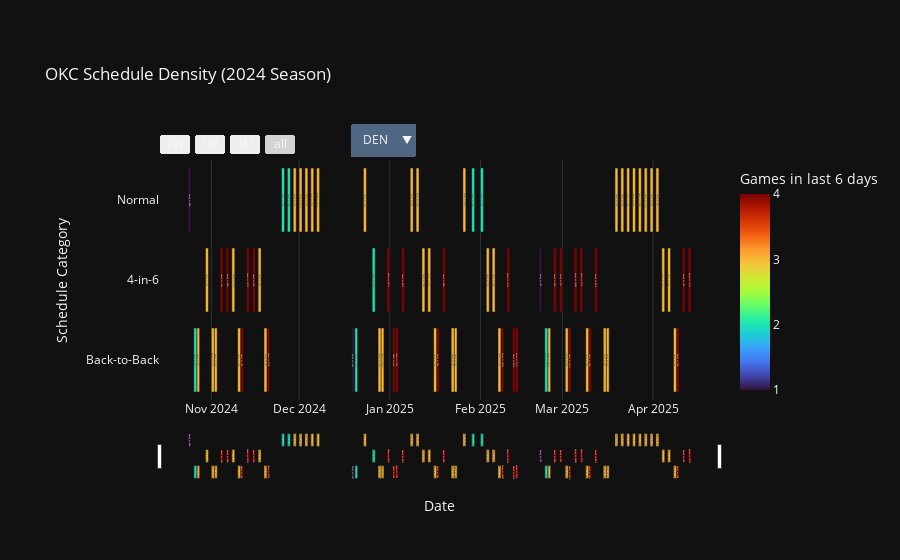

This figure's notebook cell:
### Markdown cell above
Using my tool, we can easily identify the best and worst part of a team's schedule, and make rotation plan accordingly.
Let's use OKC's 2024-2025 season as example:

### Code cell
fig = schedule_gantt_plot(
    df=draft_schedule,
    season=2024, default_team = 'OKC'
)
fig

### Figure 1 — Plotly figure (JSON) as saved in the notebook; plotly's stock layout.template omitted (floating-point values rounded to 4 significant figures; data arrays with more than 128 entries replaced by an {"elided": "..."} marker saying what was removed)
{"data": [{"base": ["2025-04-13T00:00:00.000000000", "2025-04-11T00:00:00.000000000", "2025-04-09T00:00:00.000000000", "2025-04-08T00:00:00.000000000", "2025-04-06T00:00:00.000000000", "2025-04-04T00:00:00.000000000", "2025-04-02T00:00:00.000000000", "2025-03-31T00:00:00.000000000", "2025-03-29T00:00:00.000000000", "2025-03-27T00:00:00.000000000", "2025-03-25T00:00:00.000000000", "2025-03-23T00:00:00.000000000", "2025-03-21T00:00:00.000000000", "2025-03-19T00:00:00.000000000", "2025-03-16T00:00:00.000000000", "2025-03-15T00:00:00.000000000", "2025-03-12T00:00:00.000000000", "2025-03-10T00:00:00.000000000", "2025-03-09T00:00:00.000000000", "2025-03-07T00:00:00.000000000", "2025-03-05T00:00:00.000000000", "2025-03-03T00:00:00.000000000", "2025-03-02T00:00:00.000000000", "2025-02-28T00:00:00.000000000", "2025-02-26T00:00:00.000000000", "2025-02-24T00:00:00.000000000", "2025-02-23T00:00:00.000000000", "2025-02-21T00:00:00.000000000", "2025-02-13T00:00:00.000000000", "2025-02-12T00:00:00.000000000", "2025-02-10T00:00:00.000000000", "2025-02-08T00:00:00.000000000", "2025-02-07T00:00:00.000000000", "2025-02-05T00:00:00.000000000", "2025-02-03T00:00:00.000000000", "2025-02-01T00:00:00.000000000", "2025-01-29T00:00:00.000000000", "2025-01-26T00:00:00.000000000", "2025-01-23T00:00:00.000000000", "2025-01-22T00:00:00.000000000", "2025-01-19T00:00:00.000000000", "2025-01-17T00:00:00.000000000", "2025-01-16T00:00:00.000000000", "2025-01-14T00:00:00.000000000", "2025-01-12T00:00:00.000000000", "2025-01-10T00:00:00.000000000", "2025-01-08T00:00:00.000000000", "2025-01-05T00:00:00.000000000", "2025-01-03T00:00:00.000000000", "2025-01-02T00:00:00.000000000", "2024-12-31T00:00:00.000000000", "2024-12-29T00:00:00.000000000", "2024-12-28T00:00:00.000000000", "2024-12-26T00:00:00.000000000", "2024-12-23T00:00:00.000000000", "2024-12-20T00:00:00.000000000", "2024-12-19T00:00:00.000000000", "2024-12-07T00:00:00.000000000", "2024-12-05T00:00:00.000000000", "2024-12-03T00:00:00.000000000", "2024-12-01T00:00:00.000000000", "2024-11-29T00:00:00.000000000", "2024-11-27T00:00:00.000000000", "2024-11-25T00:00:00.000000000", "2024-11-20T00:00:00.000000000", "2024-11-19T00:00:00.000000000", "2024-11-17T00:00:00.000000000", "2024-11-15T00:00:00.000000000", "2024-11-13T00:00:00.000000000", "2024-11-11T00:00:00.000000000", "2024-11-10T00:00:00.000000000", "2024-11-08T00:00:00.000000000", "2024-11-06T00:00:00.000000000", "2024-11-04T00:00:00.000000000", "2024-11-02T00:00:00.000000000", "2024-11-01T00:00:00.000000000", "2024-10-30T00:00:00.000000000", "2024-10-27T00:00:00.000000000", "2024-10-26T00:00:00.000000000", "2024-10-24T00:00:00.000000000"], "customdata": {"elided": "80x8 mixed values"}, "hovertemplate": "gamedate=%{customdata[0]}<br>home_away=%{customdata[1]}<br>opponent=%{customdata[2]}<br>rest_days=%{customdata[3]}<br>b2b=%{customdata[4]}<br>4in6=%{customdata[5]}<br>games_last6=%{marker.color}<extra></extra>", "insidetextanchor": "start", "legendgroup": "", "marker": {"color": [4, 4, 4, 3, 3, 3, 3, 3, 3, 3, 3, 3, 3, 3, 3, 3, 4, 4, 3, 4, 4, 4, 3, 4, 4, 3, 2, 1, 4, 4, 4, 4, 3, 3, 3, 2, 2, 3, 3, 3, 4, 4, 3, 3, 3, 3, 3, 4, 4, 4, 4, 3, 3, 2, 3, 2, 1, 3, 3, 3, 3, 3, 2, 2, 4, 3, 3, 4, 4, 4, 3, 3, 4, 4, 3, 3, 3, 3, 2, 1], "coloraxis": "coloraxis", "pattern": {"shape": ""}}, "name": "", "orientation": "h", "showlegend": false, "text": ["Away vs NOP", "Away vs UTA", "Away vs PHX", "Home vs LAL", "Home vs LAL", "Away vs HOU", "Home vs DET", "Home vs CHI", "Home vs IND", "Home vs MEM", "Away vs SAC", "Away vs LAC", "Home vs CHA", "Home vs PHI", "Away vs MIL", "Away vs DET", "Away vs BOS", "Home vs DEN", "Home vs DEN", "Home vs POR", "Away vs MEM", "Home vs HOU", "Away vs SAS", "Away vs ATL", "Away vs BKN", "Home vs MIN", "Away vs MIN", "Away vs UTA", "Away vs MIN", "Home vs MIA", "Home vs NOP", "Away vs MEM", "Home vs TOR", "Home vs PHX", "Home vs MIL", "Home vs SAC", "Away vs GSW", "Away vs POR", "Home vs DAL", "Home vs UTA", "Home vs BKN", "Away vs DAL", "Home vs CLE", "Away vs PHI", "Away vs WAS", "Away vs NYK", "Away vs CLE", "Home vs BOS", "Home vs NYK", "Home vs LAC", "Home vs MIN", "Home vs MEM", "Away vs CHA", "Away vs IND", "Home vs WAS", "Away vs MIA", "Away vs ORL", "Away vs NOP", "Away vs TOR", "Home vs UTA", "Away vs HOU", "Away vs LAL", "Away vs GSW", "Away vs SAC", "Home vs POR", "Away vs SAS", "Home vs DAL", "Home vs PHX", "Home vs NOP", "Home vs LAC", "Home vs GSW", "Home vs HOU", "Away vs DEN", "Home vs ORL", "Away vs LAC", "Away vs POR", "Home vs SAS", "Home vs ATL", "Away vs CHI", "Away vs DEN"], "textposition": "inside", "x": [86400000, 86400000, 86400000, 86400000, 86400000, 86400000, 86400000, 86400000, 86400000, 86400000, 86400000, 86400000, 86400000, 86400000, 86400000, 86400000, 86400000, 86400000, 86400000, 86400000, 86400000, 86400000, 86400000, 86400000, 86400000, 86400000, 86400000, 86400000, 86400000, 86400000, 86400000, 86400000, 86400000, 86400000, 86400000, 86400000, 86400000, 86400000, 86400000, 86400000, 86400000, 86400000, 86400000, 86400000, 86400000, 86400000, 86400000, 86400000, 86400000, 86400000, 86400000, 86400000, 86400000, 86400000, 86400000, 86400000, 86400000, 86400000, 86400000, 86400000, 86400000, 86400000, 86400000, 86400000, 86400000, 86400000, 86400000, 86400000, 86400000, 86400000, 86400000, 86400000, 86400000, 86400000, 86400000, 86400000, 86400000, 86400000, 86400000, 86400000], "xaxis": "x", "y": ["4-in-6", "4-in-6", "Back-to-Back", "Back-to-Back", "4-in-6", "4-in-6", "Normal", "Normal", "Normal", "Normal", "Normal", "Normal", "Normal", "Normal", "Back-to-Back", "Back-to-Back", "4-in-6", "Back-to-Back", "Back-to-Back", "4-in-6", "4-in-6", "Back-to-Back", "Back-to-Back", "4-in-6", "4-in-6", "Back-to-Back", "Back-to-Back", "4-in-6", "Back-to-Back", "Back-to-Back", "4-in-6", "Back-to-Back", "Back-to-Back", "4-in-6", "4-in-6", "Normal", "Normal", "Normal", "Back-to-Back", "Back-to-Back", "4-in-6", "Back-to-Back", "Back-to-Back", "4-in-6", "4-in-6", "Normal", "Normal", "4-in-6", "Back-to-Back", "Back-to-Back", "4-in-6", "Back-to-Back", "Back-to-Back", "4-in-6", "Normal", "Back-to-Back", "Back-to-Back", "Normal", "Normal", "Normal", "Normal", "Normal", "Normal", "Normal", "Back-to-Back", "Back-to-Back", "4-in-6", "4-in-6", "4-in-6", "Back-to-Back", "Back-to-Back", "4-in-6", "4-in-6", "4-in-6", "Back-to-Back", "Back-to-Back", "4-in-6", "Back-to-Back", "Back-to-Back", "Normal"], "yaxis": "y", "type": "bar"}], "layout": {"barmode": "overlay", "coloraxis": {"colorbar": {"title": {"text": "Games in last 6 days"}}, "colorscale": [[0.0, "#30123b"], [0.07143, "#4145ab"], [0.1429, "#4675ed"], [0.2143, "#39a2fc"], [0.2857, "#1bcfd4"], [0.3571, "#24eca6"], [0.4286, "#61fc6c"], [0.5, "#a4fc3b"], [0.5714, "#d1e834"], [0.6429, "#f3c63a"], [0.7143, "#fe9b2d"], [0.7857, "#f36315"], [0.8571, "#d93806"], [0.9286, "#b11901"], [1.0, "#7a0402"]]}, "height": 560, "legend": {"tracegroupgap": 0}, "margin": {"l": 160, "r": 40, "t": 160}, "title": {"text": "OKC Schedule Density (2024 Season)"}, "xaxis": {"anchor": "y", "domain": [0.0, 1.0], "rangeselector": {"buttons": [{"count": 14, "label": "2W", "step": "day", "stepmode": "backward"}, {"count": 1, "label": "1M", "step": "month", "stepmode": "backward"}, {"count": 3, "label": "3M", "step": "month", "stepmode": "backward"}, {"step": "all"}]}, "rangeslider": {"visible": true}, "title": {"text": "Date"}, "type": "date"}, "yaxis": {"anchor": "x", "categoryarray": ["Back-to-Back", "4-in-6", "Normal"], "categoryorder": "array", "domain": [0.0, 1.0], "title": {"text": "Schedule Category"}}, "updatemenus": [{"buttons": [{"args": [["DEN"], {"mode": "immediate", "frame": {"duration": 0, "redraw": true}, "transition": {"duration": 0}}], "label": "DEN", "method": "animate"}, {"args": [["OKC"], {"mode": "immediate", "frame": {"duration": 0, "redraw": true}, "transition": {"duration": 0}}], "label": "OKC", "method": "animate"}], "showactive": true, "type": "dropdown", "x": 0.4, "xanchor": "center", "y": 1.15, "yanchor": "top"}]}}
